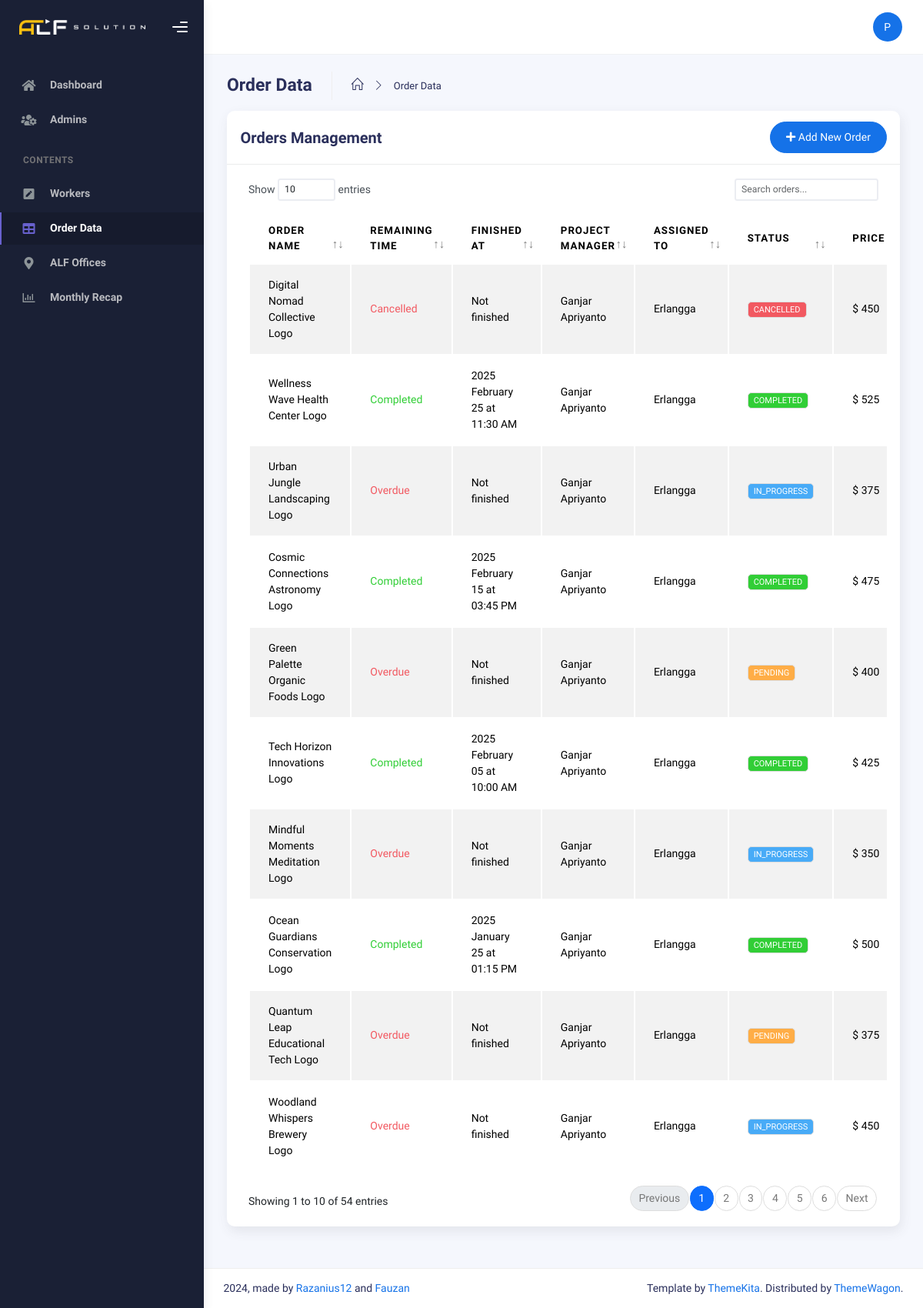
The page /index.php?page=orderData (signed in) on the database its author committed.
### tables this page shows
CREATE TABLE `orders` (
  `id_order` int(11) NOT NULL,
  `project_manager_id` int(11) DEFAULT NULL,
  `worker_id` int(11) DEFAULT NULL,
  `order_name` varchar(255) DEFAULT NULL,
  `description` text DEFAULT NULL,
  `start_date` datetime DEFAULT NULL,
  `finished_at` datetime DEFAULT NULL,
  `deadline` date DEFAULT NULL,
  `status` enum('PENDING','IN_PROGRESS','COMPLETED','CANCELLED') DEFAULT 'PENDING',
  `order_price` int(255) DEFAULT NULL,
  `attachment_id` int(11) DEFAULT NULL
);

CREATE TABLE `workers` (
  `id_worker` int(11) NOT NULL,
  `username` varchar(255) NOT NULL,
  `password` varchar(255) NOT NULL,
  `name_worker` varchar(255) NOT NULL,
  `id_position` int(11) NOT NULL,
  `gender_worker` enum('MALE','FEMALE','OTHER') NOT NULL,
  `phone_number` varchar(16) NOT NULL,
  `availability_status` enum('AVAILABLE','TASKED') NOT NULL DEFAULT 'AVAILABLE',
  `assigned_order_id` int(11) DEFAULT NULL,
  `created_at` timestamp NOT NULL DEFAULT current_timestamp(),
  `updated_at` timestamp NOT NULL DEFAULT current_timestamp() ON UPDATE current_timestamp()
);

### main/pages/orderdata.php (the view, shortened to what this page needs)
<?php
require 'config/database.php';
$query = "SELECT
           o.id_order,
           o.order_name,
           o.status,
           o.order_price,
           o.finished_at,
           o.deadline,
           a.name_admin AS project_manager,
           w.name_worker AS assigned_worker,
           w.availability_status AS worker_availability
          FROM
           orders o
          LEFT JOIN
           admins a ON o.project_manager_id = a.id_admin
          LEFT JOIN
           workers w ON o.worker_id = w.id_worker
          ORDER BY
           o.id_order DESC";
$result = mysqli_query($conn, $query);
function getStatusBadgeClass($status)
{
 switch (strtoupper($status)) {
  case 'COMPLETED':
   return 'success';
  case 'IN_PROGRESS':
   return 'info';
  case 'PENDING':
   return 'warning';
  case 'CANCELLED':
   return 'danger';
 }
}
?>
<div class="container">
 <div class="page-inner">
  <div class="page-header mb-0">
   <h3 class="fw-bold mb-3">Order Data</h3>
   <ul class="breadcrumbs mb-3">
    <li class="nav-home">
     <a href="index.php">
      <i class="icon-home"></i>
     </a>
    </li>
    <li class="separator">
     <i class="icon-arrow-right"></i>
    </li>
    <li class="nav-item">
     <a href="index.php?page=orderData">Order Data</a>
    </li>
   </ul>
  </div>
  <div class="row">
   <div class="col-md-12">
    <div class="card">
     <div class="card-header">
      <div class="d-flex align-items-center">
       <h4 class="card-title">Orders Management</h4>
       <button type="button" class="btn btn-primary btn-round ms-auto" data-bs-toggle="modal"
        data-bs-target="#addOrderModal">
        <i class="fa fa-plus"></i> Add New Order
       </button>
      </div>
     </div>
     <div class="card-body">
      <div class="table-responsive">
       <table id="order-data-table" class="display table table-striped table-hover">
        <thead>
         <tr>
          <th>Order Name</th>
          <th>Remaining Time</th>
          <th>Finished At</th>
          <th>Project Manager</th>
          <th>Assigned To</th>
          <th>Status</th>
          <th>Price</th>
         </tr>
        </thead>
        <tbody>
         <?php while ($order = mysqli_fetch_assoc($result)): ?>
          <tr>
           <td><?= htmlspecialchars($order['order_name']) ?></td>
           <td>
            <?php
            $deadlineDate = new DateTime($order['deadline']);
            $now = new DateTime();
            if (htmlspecialchars($order['status']) == 'COMPLETED') {
             echo '<span class="text-success">Completed</span>';
            } else if (htmlspecialchars($order['status']) == 'CANCELLED') {
             echo '<span class="text-danger">Cancelled</span>';
            } else {
             $nowDate = new DateTime($now->format('Y-m-d'));
             if ($nowDate > $deadlineDate) {
              echo '<span class="text-danger">Overdue</span>';
             } else if ($nowDate == $deadlineDate) {
              echo '<span class="text-warning">Less than 1 day left</span>';
             }
            }
            ?>
           </td>
           <td>
            <?php
            if (!empty(htmlspecialchars($order['finished_at']))) {
             $finishedAT = new DateTime($order['finished_at']);
             echo $finishedAT->format('Y F d') . ' at ' . $finishedAT->format('h:i A');
            } else {
             echo 'Not finished';
            }
            ?>
           </td>
           <td><?= htmlspecialchars($order['project_manager'] ?? 'N/A') ?></td>
           <td>
            <?= $order['assigned_worker'] ? htmlspecialchars($order['assigned_worker']) : 'None' ?>
           </td>
           <td>
            <span class="badge bg-<?= getStatusBadgeClass($order['status']) ?>">
             <?= htmlspecialchars($order['status']) ?>
            </span>
           </td>
           <td>$ <?= number_format($order['order_price']) ?></td>
          </tr>
         <?php endwhile; ?>
        </tbody>
       </table>
      </div>
     </div>
    </div>
   </div>
  </div>
 </div>
</div>

### rows shown on the page
orders: order_name "Digital Nomad Collective Logo", shows "Cancelled", shows "Not finished", project_manager.name_admin "Ganjar Apriyanto", worker.name_worker "Erlangga", status "CANCELLED", order_price "450"
orders: order_name "Wellness Wave Health Center Logo", shows "Completed", finished_at "2025 February 25", finished_at "11:30 AM", project_manager.name_admin "Ganjar Apriyanto", worker.name_worker "Erlangga", status "COMPLETED", order_price "525"
orders: order_name "Urban Jungle Landscaping Logo", deadline "Overdue", shows "Not finished", project_manager.name_admin "Ganjar Apriyanto", worker.name_worker "Erlangga", status "IN_PROGRESS", order_price "375"
orders: order_name "Cosmic Connections Astronomy Logo", shows "Completed", finished_at "2025 February 15", finished_at "03:45 PM", project_manager.name_admin "Ganjar Apriyanto", worker.name_worker "Erlangga", status "COMPLETED", order_price "475"
orders: order_name "Green Palette Organic Foods Logo", deadline "Overdue", shows "Not finished", project_manager.name_admin "Ganjar Apriyanto", worker.name_worker "Erlangga", status "PENDING", order_price "400"
orders: order_name "Tech Horizon Innovations Logo", shows "Completed", finished_at "2025 February 05", finished_at "10:00 AM", project_manager.name_admin "Ganjar Apriyanto", worker.name_worker "Erlangga", status "COMPLETED", order_price "425"
orders: order_name "Mindful Moments Meditation Logo", deadline "Overdue", shows "Not finished", project_manager.name_admin "Ganjar Apriyanto", worker.name_worker "Erlangga", status "IN_PROGRESS", order_price "350"
orders: order_name "Ocean Guardians Conservation Logo", shows "Completed", finished_at "2025 January 25", finished_at "01:15 PM", project_manager.name_admin "Ganjar Apriyanto", worker.name_worker "Erlangga", status "COMPLETED", order_price "500"
orders: order_name "Quantum Leap Educational Tech Logo", deadline "Overdue", shows "Not finished", project_manager.name_admin "Ganjar Apriyanto", worker.name_worker "Erlangga", status "PENDING", order_price "375"
orders: order_name "Woodland Whispers Brewery Logo", deadline "Overdue", shows "Not finished", project_manager.name_admin "Ganjar Apriyanto", worker.name_worker "Erlangga", status "IN_PROGRESS", order_price "450"

### other values the page prints
$item['label'] "Dashboard"
$item['label'] "Admins"
$item['label'] "Workers"
$item['label'] "Order Data"
$item['label'] "ALF Offices"
$item['label'] "Monthly Recap"
substr($currentUser['name'] ?? 'U', 0, 1) "P"
